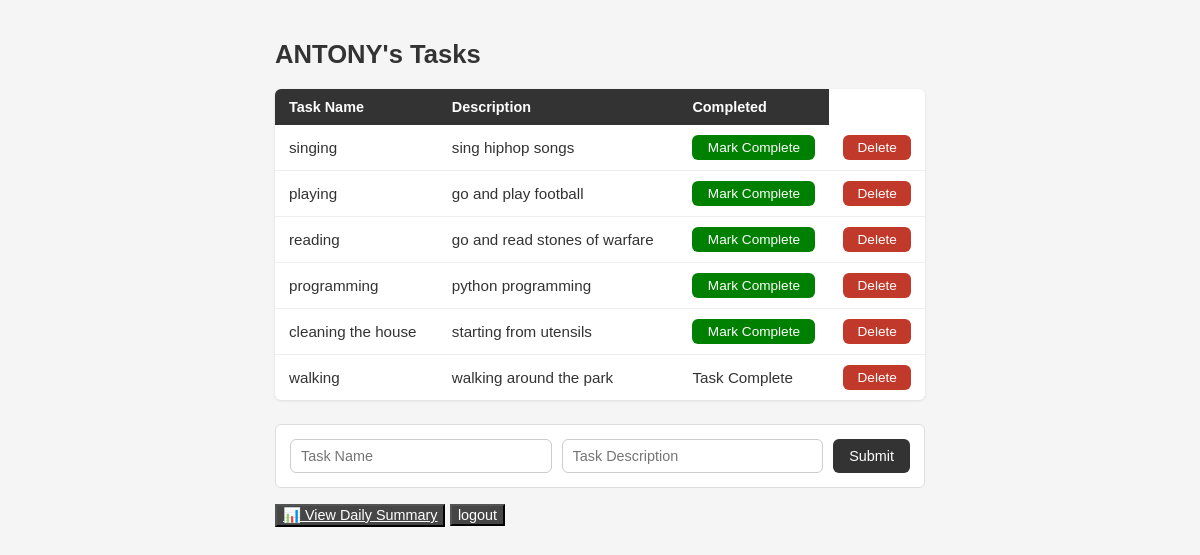
Before: /tasksapp/ (signed in) with the older database file.
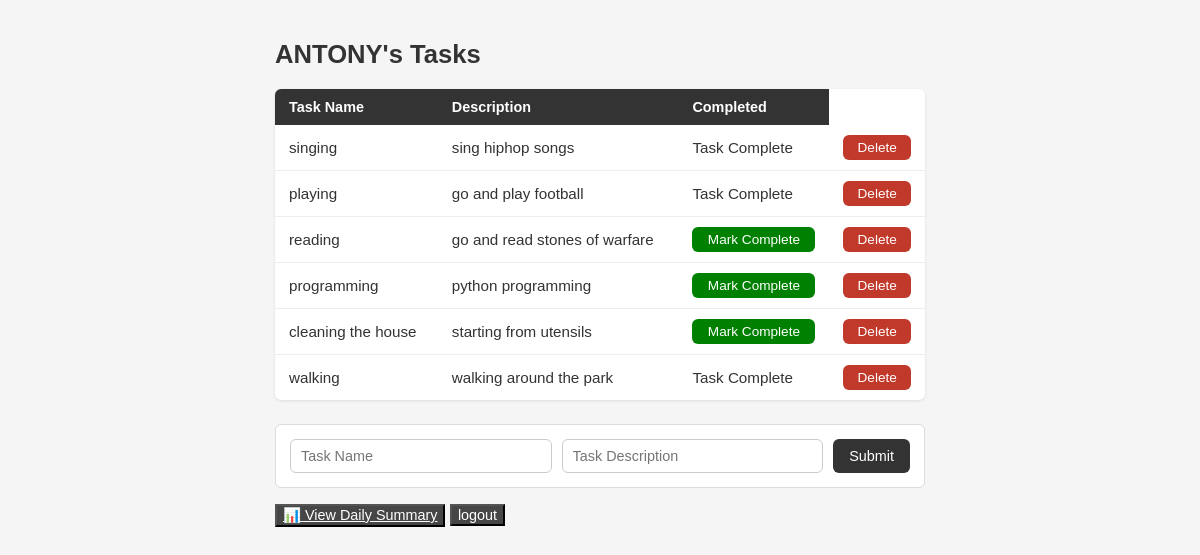
After: the same page with the newer database file.
### tasksapp/models.py (models this page shows, shortened)
class Task(models.Model):
    user = models.ForeignKey(User, on_delete=models.CASCADE, null=True)
    tasksfield = models.CharField(max_length = 64)
    description= models.CharField(max_length = 256)
    completed = models.CharField(max_length = 10, default="")

### tasksapp/views.py (the view)
# urls.py: path("", views.index, name="index"),
@login_required(login_url='users:login')
def index(request):
    tasks = Task.objects.filter( user=request.user)
    return render(request, "tasksapp/index.html",{
        "tasks": tasks
    })

### tasksapp/templates/tasksapp/index.html (shortened to what this page needs)
{% extends  'tasksapp/layout.html'%}
    {% block body %}
    <table>
        <tr>
            <th>Task Name</th>
            <th>Description</th>
            <th>Completed</th>
        </tr>
        {% for task in tasks %}
        <tr>
            <td>{{ task.tasksfield }}</td>
            <td>{{ task.description }}</td>
            <td  >{% if task.completed == 'completed'%}
                <span class="completed-text">Task Complete</span>
                {% else %}
                <form action="{% url 'tasksapp:toggle_complete' task.id%} " method="post">
                    <input style="background-color: green;" type="submit" value="Mark Complete"/>
                </form>
                {% endif %}
            </td>
            <td>
                <form action="{% url 'tasksapp:delete' %}" method="post">
                    <input type="submit" value="Delete" />
                </form>
            </td>
        </tr>
        {% endfor %}
    </table>
    <form action="{% url 'tasksapp:add' %}" method="post">
        <input type="text" name="tasksfield" placeholder="Task Name" />
        <input type="text" name="description" placeholder="Task Description" />
        <input type="submit" />
    </form>
    <button style="background-color: rgb(71, 70, 70); "><a style="color: white;" href="{% url 'tasksapp:summary' %}">📊 View Daily Summary</a></button>
    <button style="background-color: rgb(71, 70, 70); "><a style="color: white;"{% url 'users:logout'%}">logout</a></button>
    {% endblock%}

### tasksapp/templates/tasksapp/layout.html (shortened to what this page needs)
{% load static %}
<!doctype html>
<html lang="en">
<head>
     <link rel="stylesheet" href="{% static 'tasksapp/styles.css' %}?v=3">
</head>
<body>
    <h1>{{ request.user.username|upper }}'s Tasks</h1>
    {% block body %}
    {% endblock%}
</body>
</html>

### tasksapp/static/tasksapp/styles.css (style rules this page uses)
body { font-family: Arial, sans-serif; max-width: 650px; margin: 40px auto; padding: 0 20px; background: #f5f5f5; color: #333; }
h1 { font-size: 1.6rem; margin-bottom: 20px; }
table { width: 100%; border-collapse: collapse; background: white; border-radius: 6px; overflow: hidden; margin-bottom: 24px; box-shadow: 0 1px 3px rgba(0,0,0,0.1); }
th { background: #333; color: white; padding: 10px 14px; text-align: left; font-size: 0.9rem; }
td input[type="submit" ] { padding: 5px 12px; background: #c0392b; color: white; border: none; border-radius: 6px; cursor: pointer; font-size: 0.85rem; width: 100%; }
td form { background: none; border: none; padding: 0; margin: 0; }
td { padding: 10px 14px; border-bottom: 1px solid #eee; font-size: 0.95rem; }
tr:last-child td { border-bottom: none; }
form { display: flex; gap: 10px; flex-wrap: wrap; background: white; border: 1px solid #ddd; border-radius: 6px; padding: 14px; margin-bottom: 16px; }
input[type="text"] { padding: 8px 10px; border: 1px solid #ccc; border-radius: 6px; font-size: 0.9rem; flex: 1; }
input[type="submit"] { padding: 8px 16px; background: #333; color: white; border: none; border-radius: 6px; cursor: pointer; font-size: 0.9rem; }
a { color: #333; font-size: 0.9rem; }

Changed rows visible on the page:
changed Task "singing": value "Mark Complete" → (not shown); now shows "Task Complete"
changed Task "playing": value "Mark Complete" → (not shown); now shows "Task Complete"
